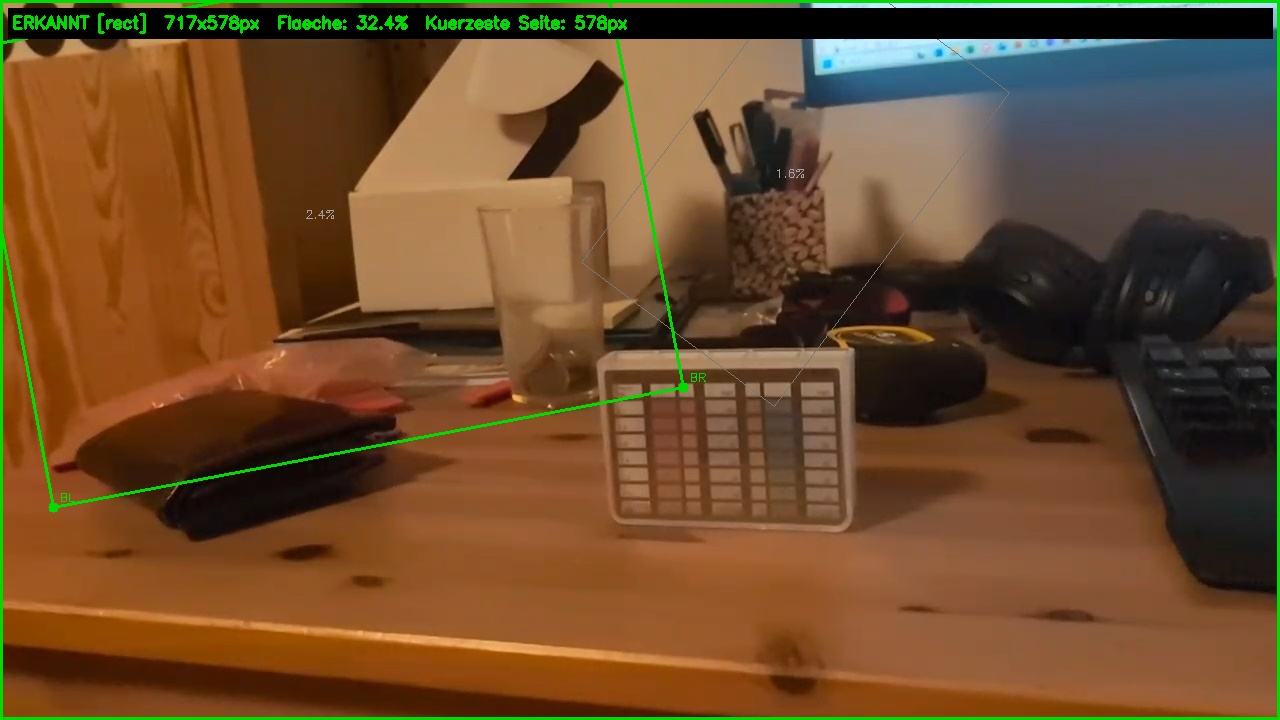
#> input picture detection_sample.jpg, 1280 x 720 px
$ python -i reference_core.py   (imports and definitions only)
#> lines starting #> are read from the running program, lines starting #| are printed output that depends on the picture
#> further down, picture is the input picture: shape (720, 1280, 3); mean B, G, R 43.5, 76.4, 109.1
"""
reference_core.py
=================
Kermodul für die Erkennung und Kalibrierung von Schwimmbad-Messindikatoren.

Verantwortlichkeiten:
  - Bild laden & vorverarbeiten
  - Grid erkennen (robust, layout-unabhängig)
  - Farbspalten automatisch vorschlagen (via Sättigungs-Analyse)
  - HSV-Median pro Zelle extrahieren
  - Referenz-Datenstruktur aufbauen & als JSON speichern/laden
  - Messung: Farbe eines neuen Bildes gegen Referenz vergleichen

Keine UI-Logik hier – nur pure Datenverarbeitung.
"""

import cv2
import numpy as np
import json
from dataclasses import dataclass, field, asdict
from typing import Optional
from pathlib import Path


# ══════════════════════════════════════════════════════════
# Datenstrukturen
# ══════════════════════════════════════════════════════════

@dataclass
class GridCell:
    """Eine einzelne Zelle im erkannten Grid."""
    col_idx: int
    row_idx: int
    x: int
    y: int
    w: int
    h: int
    hsv_median: list[float]        # [H, S, V]  OpenCV-Skala: H=0-180, S=0-255, V=0-255
    is_color_cell: bool = False    # True = Farbfeld, False = Beschriftung/leer
    parameter: Optional[str] = None   # z.B. "pH", "Chlor_frei", "PHMB"
    value: Optional[float] = None     # z.B. 7.2


@dataclass
class GridLayout:
    """Beschreibt das erkannte Grid."""
    n_cols: int
    n_rows: int
    cells: list[GridCell] = field(default_factory=list)

    # [5 lines left out: function get_cell, not called in this run]

    def color_columns(self) -> list[int]:
        """Gibt Indizes aller Spalten zurück, die als Farbspalten markiert sind."""
        return sorted({c.col_idx for c in self.cells if c.is_color_cell})

    # [4 lines left out: function parameters, not called in this run]


@dataclass
class ReferenceDB:
    """Vollständige Referenz-Datenbank für einen Indikator-Typ."""
    name: str                          # z.B. "Lovibond_3in1"
    image_file: str
    layout: Optional[GridLayout] = None

    # [18 lines left out: functions to_dict, from_dict, not called in this run]

    def save(self, path: str):
        with open(path, 'w', encoding='utf-8') as f:
            json.dump(self.to_dict(), f, indent=2, ensure_ascii=False)

    # [4 lines left out: function load, not called in this run]


# ══════════════════════════════════════════════════════════
# Bildvorverarbeitung
# ══════════════════════════════════════════════════════════

def preprocess(image: np.ndarray) -> np.ndarray:
    """Graustufen + Rauschreduzierung + CLAHE."""
    gray = cv2.cvtColor(image, cv2.COLOR_BGR2GRAY)
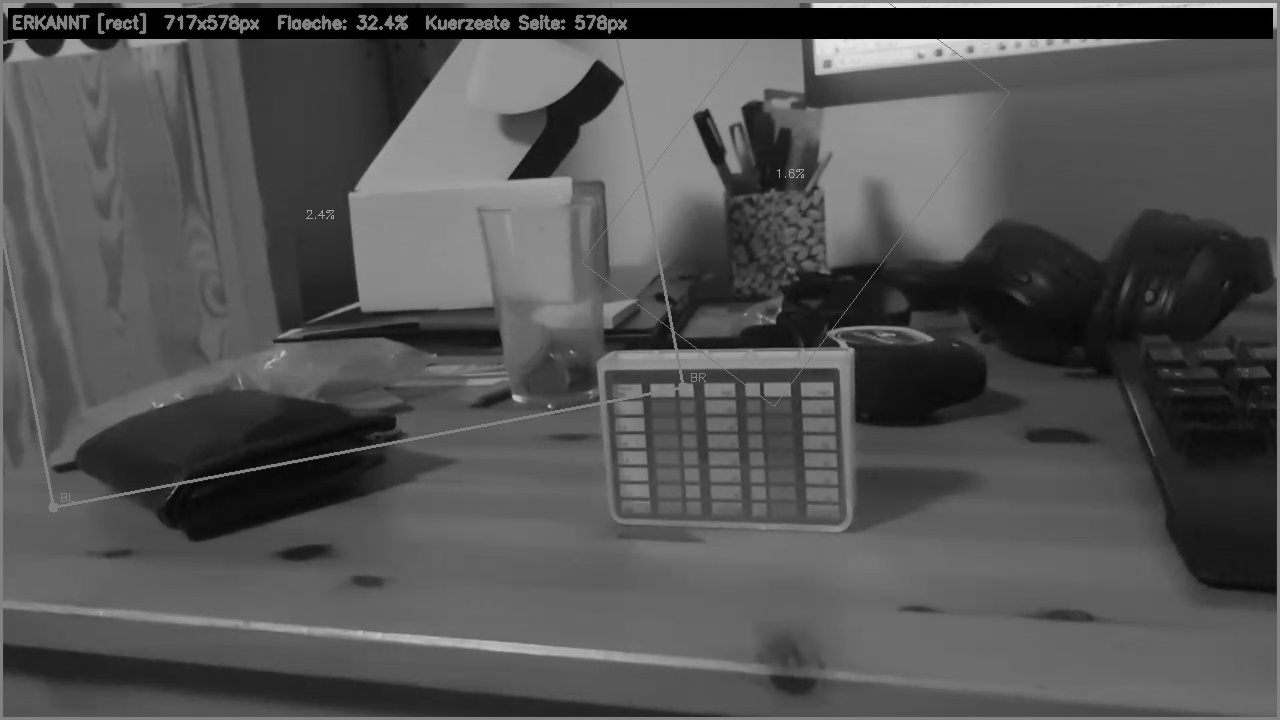
#> gray: shape (720, 1280); min 0, max 232, mean 82.4
    gray = cv2.bilateralFilter(gray, 5, 200, 200)
    clahe = cv2.createCLAHE(clipLimit=2.0, tileGridSize=(8, 8))
    return clahe.apply(gray)
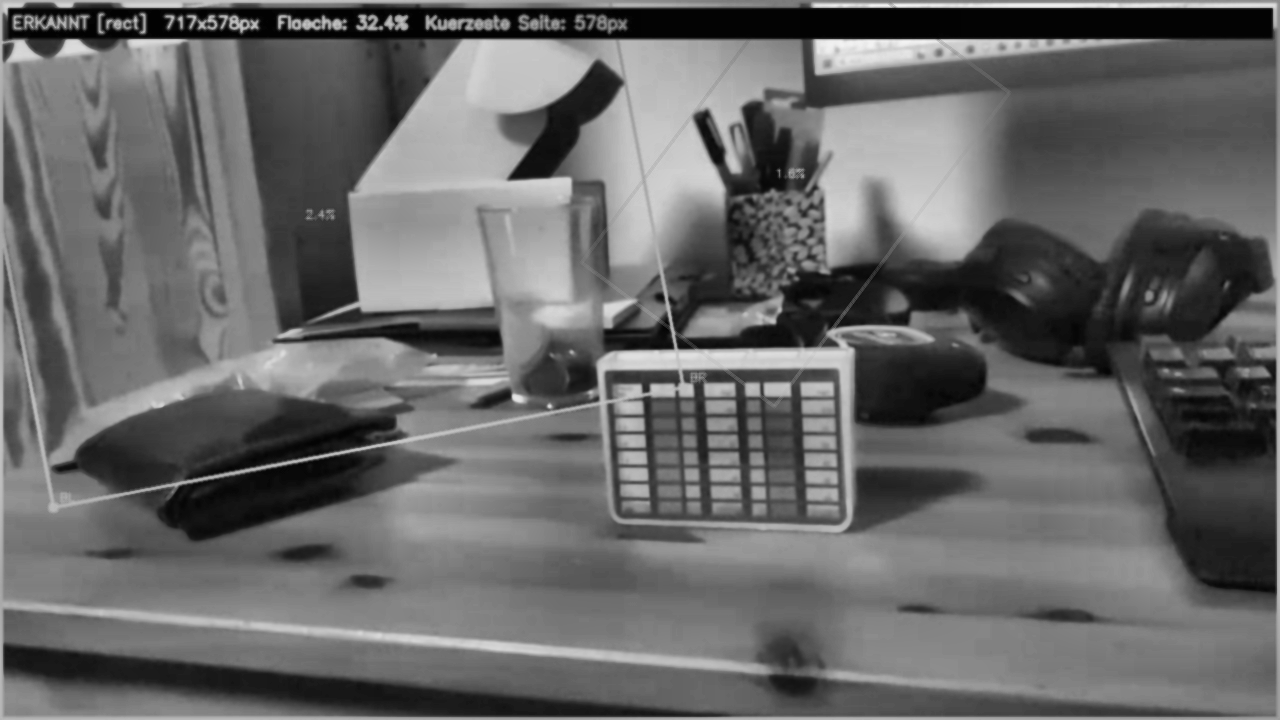
#> returned value: shape (720, 1280); min 2, max 243, mean 103.1


# [316 lines left out: functions load_image, find_rects, crop_to_rects, _group, build_grid, extract_hsv and 7 more, not called in this run]

>>> import cv2
>>> picture = cv2.imread('../detection_sample.jpg')
>>> result = preprocess(picture)

$ run again, on WIN_20250906_21_46_58_Pro.jpg
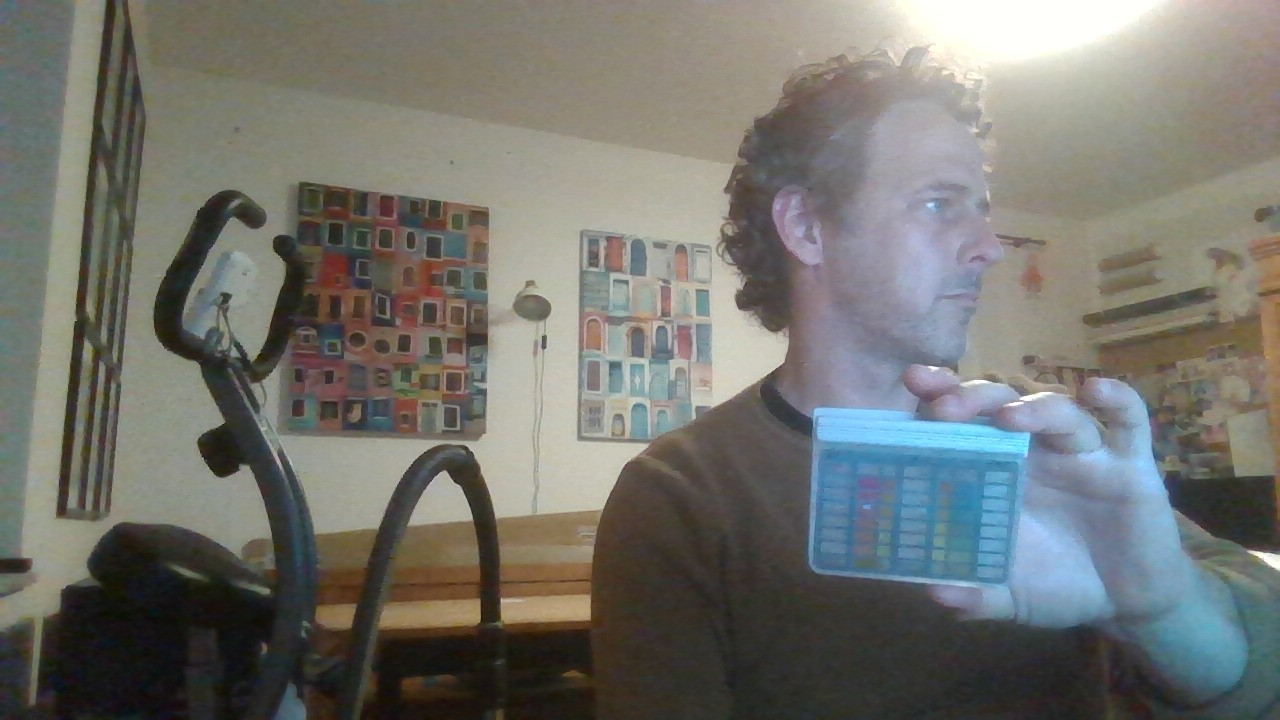
#> input picture WIN_20250906_21_46_58_Pro.jpg, 1280 x 720 px
#> picture is the input picture: shape (720, 1280, 3); mean B, G, R 110.7, 116, 115.6
#> in preprocess, `gray = cv2.cvtColor(image, cv2.COLOR_BGR2GRAY)`:
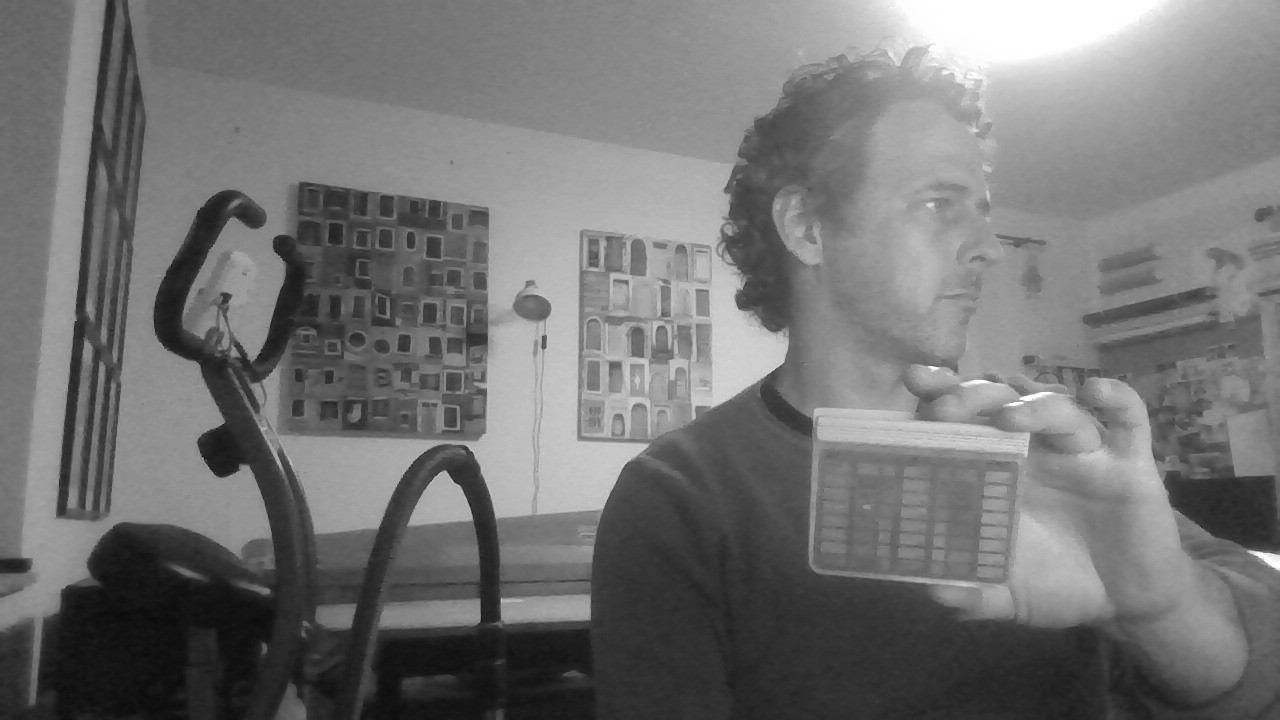
#> gray: shape (720, 1280); min 9, max 255, mean 115.3
#> in preprocess, `return clahe.apply(gray)`:
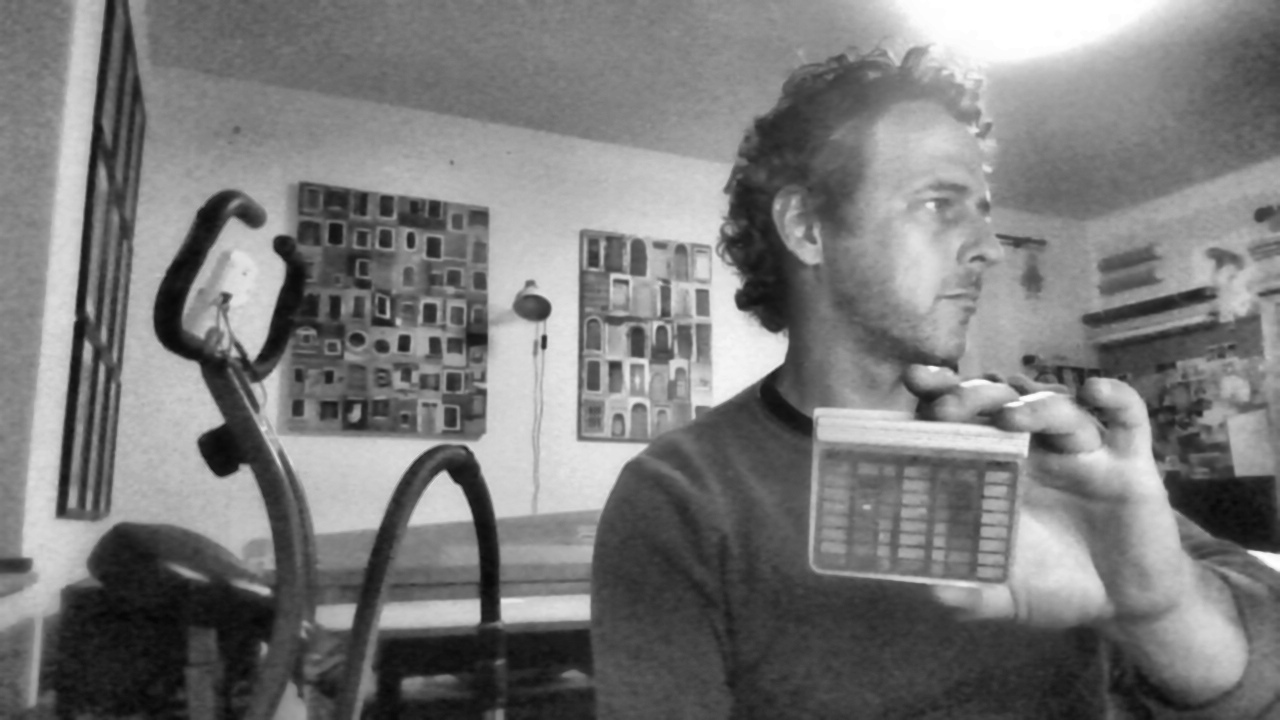
#> returned value: shape (720, 1280); min 6, max 255, mean 122.1

$ run again, on WIN_20250907_10_33_19_Pro.jpg
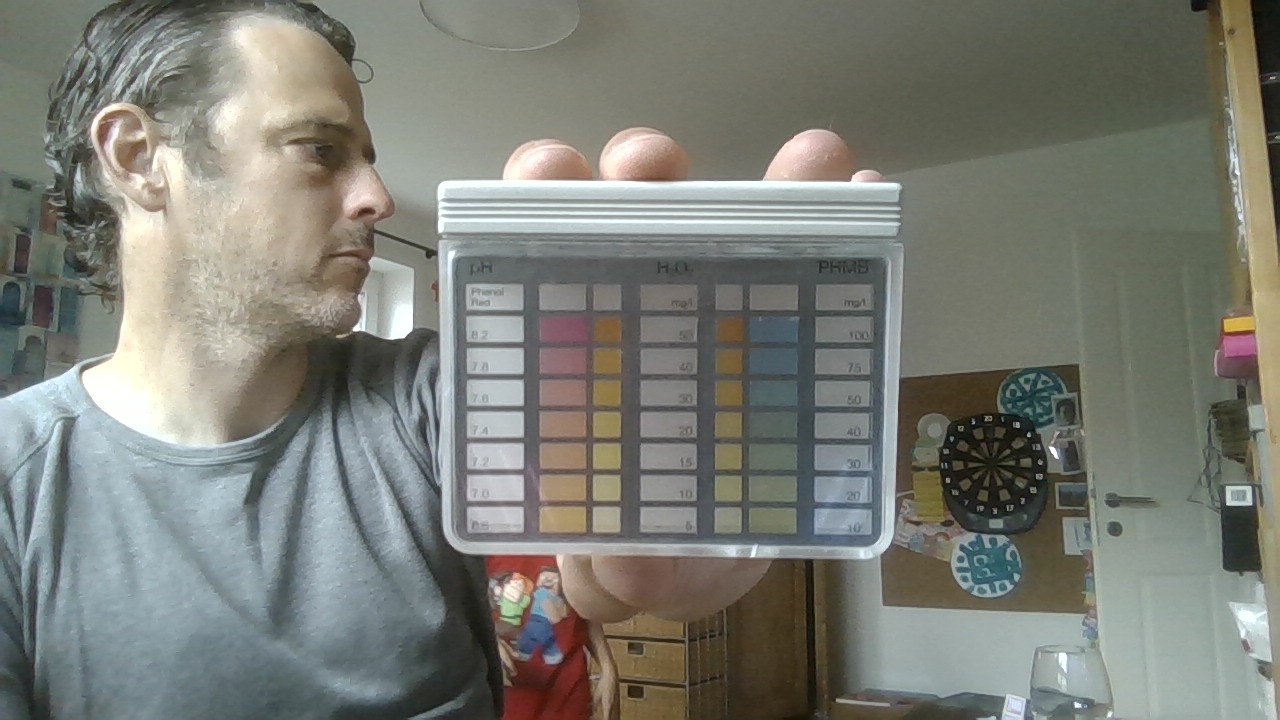
#> input picture WIN_20250907_10_33_19_Pro.jpg, 1280 x 720 px
#> picture is the input picture: shape (720, 1280, 3); mean B, G, R 117.8, 125.5, 123.6
#> in preprocess, `gray = cv2.cvtColor(image, cv2.COLOR_BGR2GRAY)`:
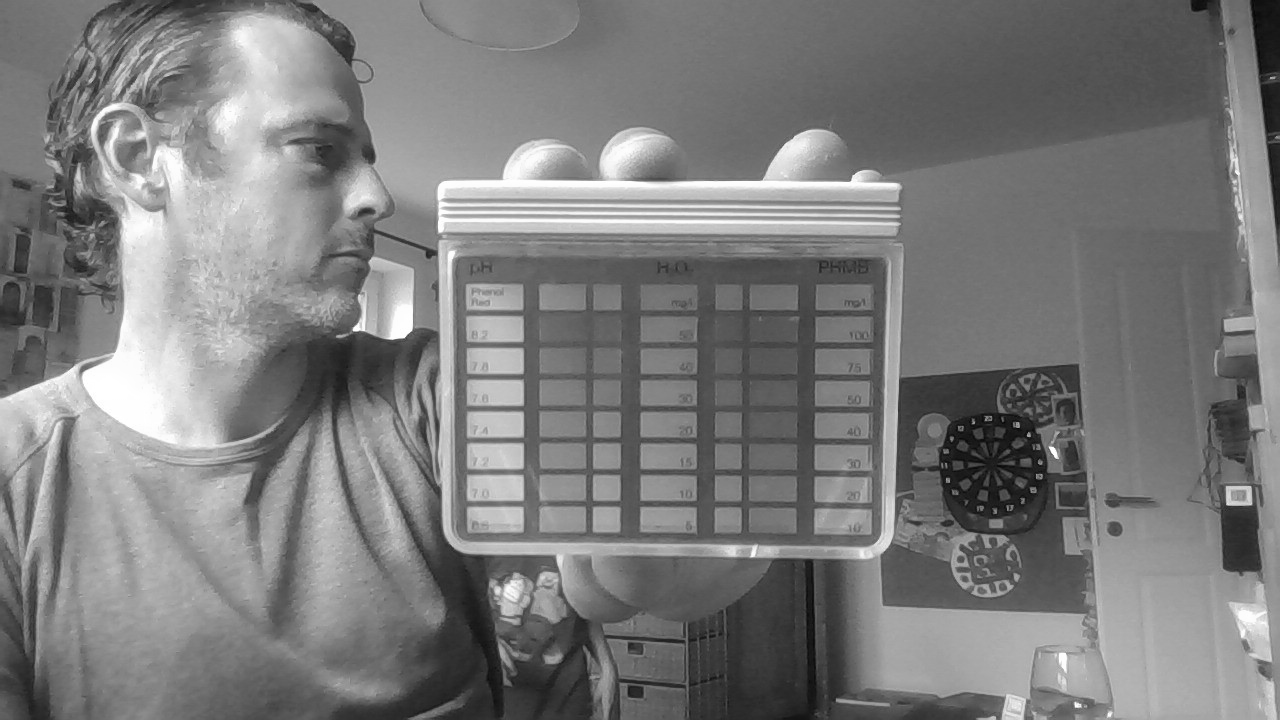
#> gray: shape (720, 1280); min 2, max 255, mean 124.1
#> in preprocess, `return clahe.apply(gray)`:
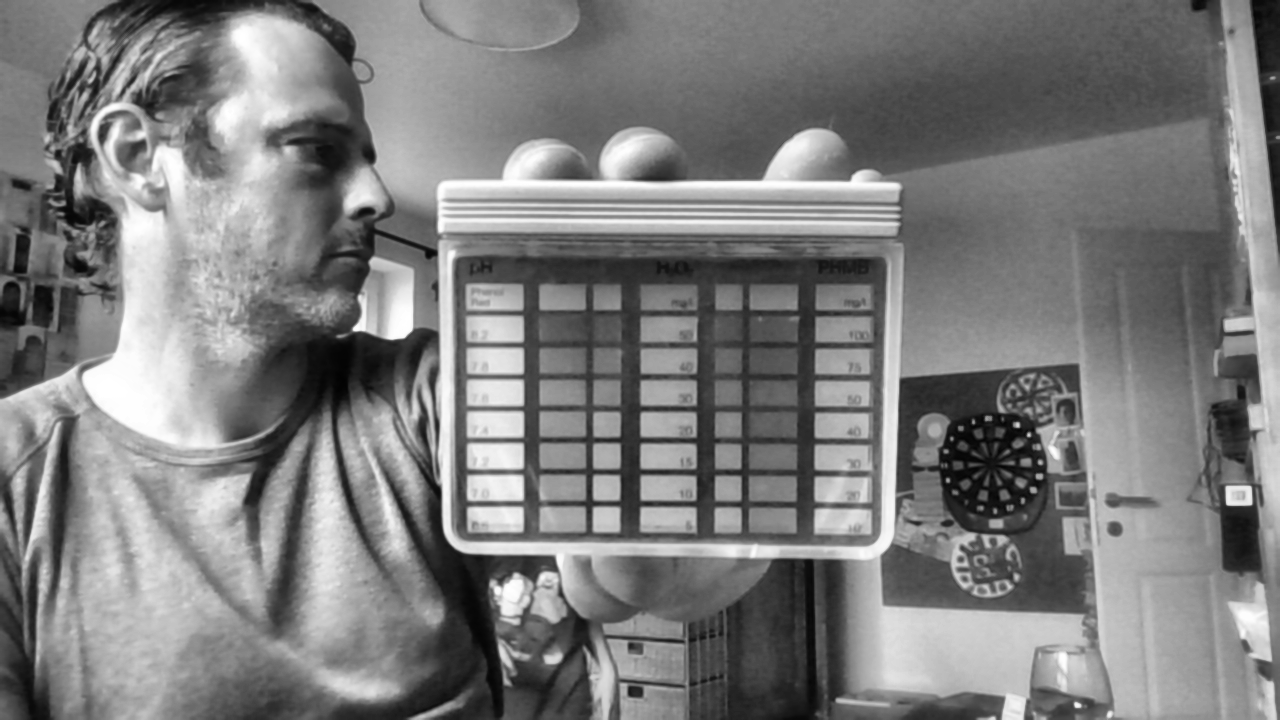
#> returned value: shape (720, 1280); min 2, max 255, mean 124.8

$ run again, on WIN_20250907_10_33_21_Pro.jpg
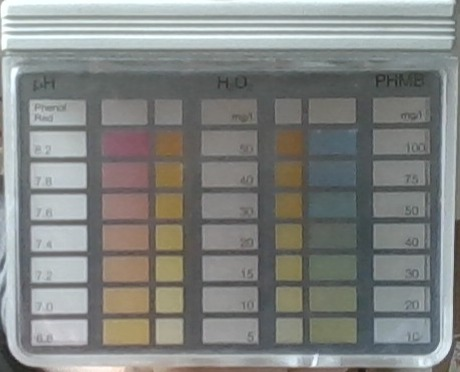
#> input picture WIN_20250907_10_33_21_Pro.jpg, 460 x 372 px
#> picture is the input picture: shape (372, 460, 3); mean B, G, R 130.3, 133, 130.6
#> in preprocess, `gray = cv2.cvtColor(image, cv2.COLOR_BGR2GRAY)`:
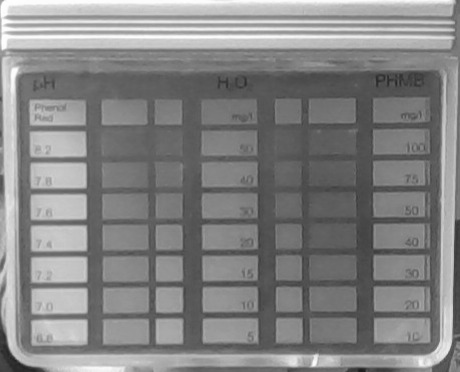
#> gray: shape (372, 460); min 28, max 255, mean 132
#> in preprocess, `return clahe.apply(gray)`:
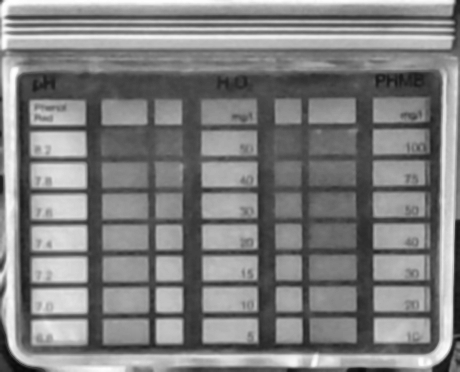
#> returned value: shape (372, 460); min 8, max 254, mean 128
